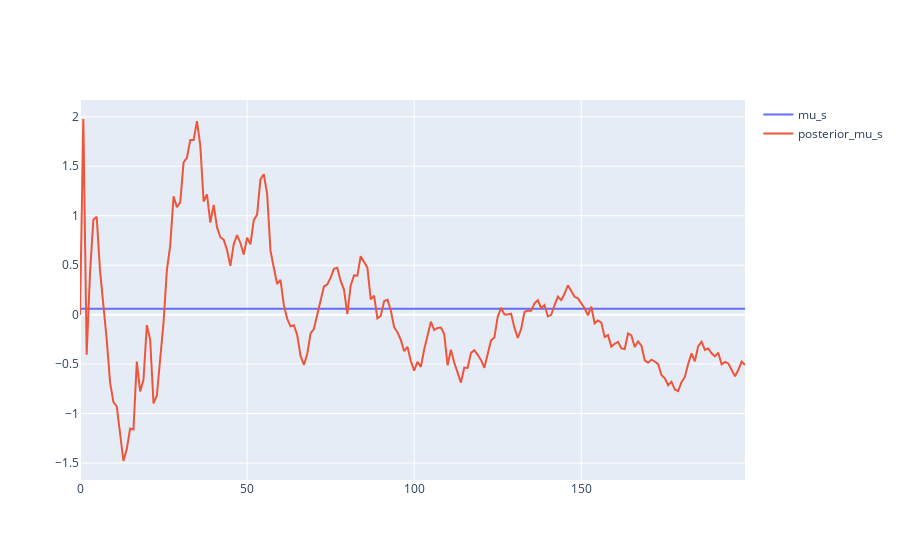

This figure's notebook cell:
### Code cell
fig = go.Figure()
fig.add_trace(go.Scatter(x = np.array(range(N)), y = yearly_mus, name = "mu_s"))
fig.add_trace(go.Scatter(x = np.array(range(N)), y = posterior_mu, name = "posterior_mu_s"))
fig.show()

### Figure 1 — Plotly figure (JSON) as saved in the notebook; plotly's stock layout.template omitted (floating-point values rounded to 4 significant figures; data arrays with more than 128 entries replaced by an {"elided": "..."} marker saying what was removed)
{"data": [{"name": "mu_s", "type": "scatter", "x": {"elided": "200 int values"}, "y": {"elided": "201 float values"}}, {"name": "posterior_mu_s", "type": "scatter", "x": {"elided": "200 int values"}, "y": {"elided": "200 float values"}}], "layout": {}}
